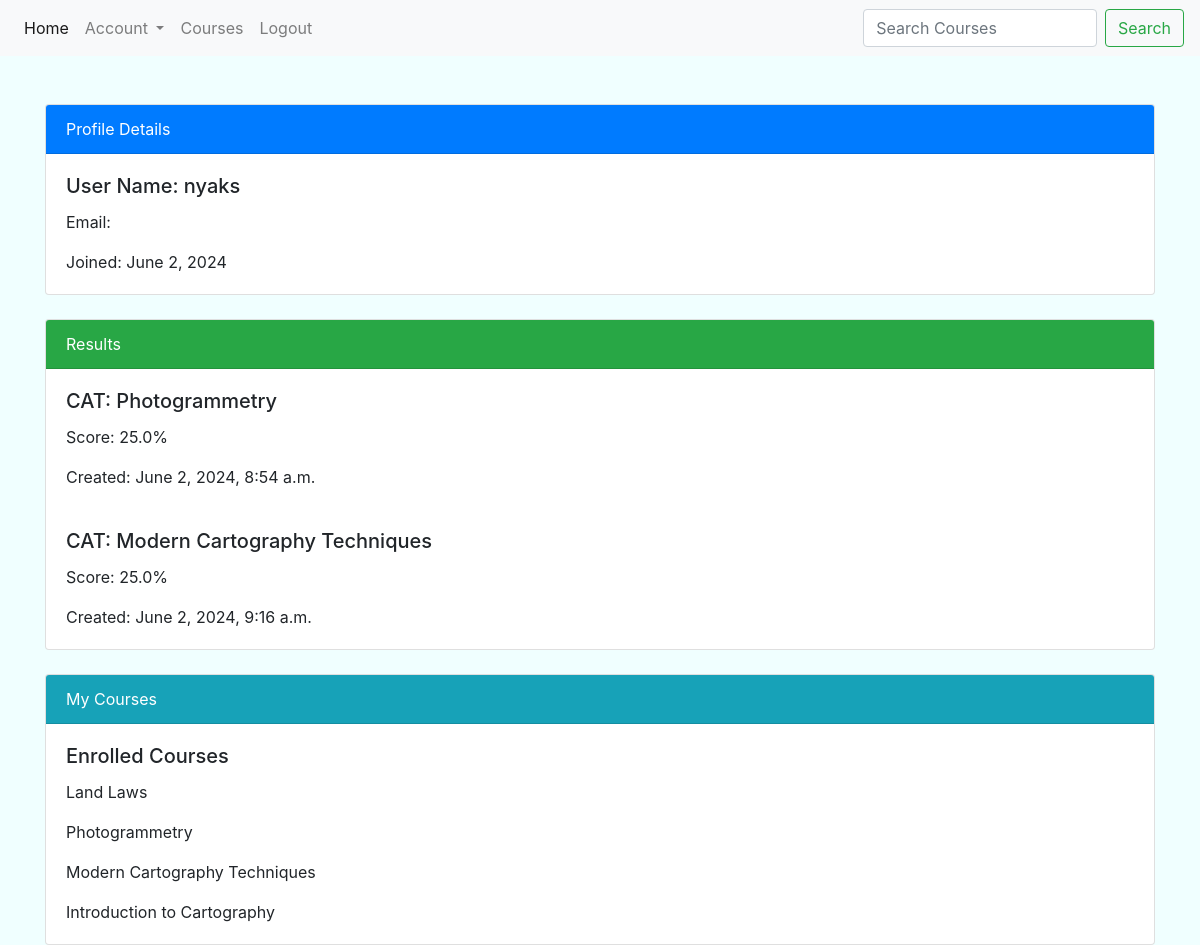
Screenshot of /profile (signed in) with the database file from the repository.
### results/models.py (models this page shows, shortened)
class Result(models.Model):
    quiz = models.ForeignKey(Quiz, on_delete=models.CASCADE)
    user = models.ForeignKey(User, on_delete=models.CASCADE)
    score = models.FloatField()
    created_at = models.DateTimeField(auto_now_add=True)

### quizes/models.py (models this page shows, shortened)
class Quiz(models.Model):
    name = models.CharField(max_length=200)
    topic = models.CharField(max_length=200)
    number_of_questions = models.IntegerField()
    time = models.IntegerField(help_text="Duration of the quiz in minutes")
    required_score_to_pass = models.IntegerField(help_text="Required score in %")
    difficulty = models.CharField(max_length=6, choices=DIFF_CHOICES)
    class Meta:
        verbose_name = "Quiz"
        verbose_name_plural = "Quizes"

### quizes/views.py (the view)
# urls.py: path('profile', views.profile_page, name='profile-view'),
def profile_page(request):
    results = Result.objects.all()
    courses = Quiz.objects.all()
    return render(request, 'quizes/profile.html', {'results': results, 'courses': courses, 'today': date.today()})

### quizes/templates/quizes/profile.html
{% extends 'quizes/base.html' %}
{% block content %}
<div class="container mt-5">
    <div class="row mb-4">
        <div class="col-md-12">
            <div class="card">
                <div class="card-header bg-primary text-white">
                    Profile Details
                </div>
                <div class="card-body">
                    <h5 class="card-title">User Name: {{ user.username}}</h5>
                    <p class="card-text">Email: {{ user.email }}</p>
                    <p class="card-text">Joined: {{ today }}</p>
                </div>
            </div>
        </div>
    </div>
    <div class="row mb-4">
        <div class="col-md-12">
            <div class="card">
                <div class="card-header bg-success text-white">
                    Results
                </div>
                {% for result in results %}
                <div class="card-body">
                    <h5 class="card-title">CAT: {{ result.quiz.name }}</h5>
                    <p class="card-text">Score: {{ result.score }}%</p>
                    <p class="card-text">Created: {{ result.created_at}} </p>
                </div>
                {% endfor %}
            </div>
        </div>
    </div>
    <div class="row">
        <div class="col-md-12">
            <div class="card">
                <div class="card-header bg-info text-white">
                    My Courses
                </div>
                <div class="card-body">
                    <h5 class="card-title">Enrolled Courses</h5>
                    {% for course in courses %}
                    <p class="card-text">{{ course.name }}</p>
                    {% endfor %}
                </div>
            </div>
        </div>
    </div>
</div>
{% endblock %}

### quizes/static/css/main.css (style rules this page uses)
body { background-color: azure; }

### rows the page displays
Result: quiz.name "Photogrammetry", score "25.0", created_at "June 2, 2024, 8:54 a.m."
Result: quiz.name "Modern Cartography Techniques", score "25.0", created_at "June 2, 2024, 9:16 a.m."
Quiz: name "Land Laws"
Quiz: name "Photogrammetry"
Quiz: name "Modern Cartography Techniques"
Quiz: name "Introduction to Cartography"

### other values shown
{{ user.username }} "nyaks"
